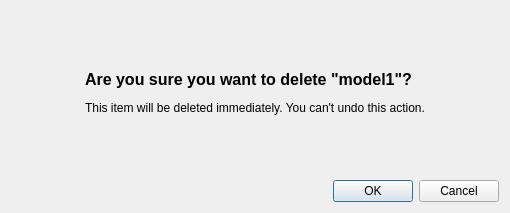
<?xml version="1.0" encoding="UTF-8"?>
<ui version="4.0">
 <class>RemoveModelDialog</class>
 <widget class="QDialog" name="RemoveModelDialog">
  <property name="geometry">
   <rect>
    <x>0</x>
    <y>0</y>
    <width>510</width>
    <height>213</height>
   </rect>
  </property>
  <property name="windowTitle">
   <string>Remove Model</string>
  </property>
  <layout class="QVBoxLayout" name="verticalLayout_2">
   <item>
    <layout class="QHBoxLayout" name="horizontalLayout">
     <item>
      <spacer name="horizontalSpacer_2">
       <property name="orientation">
        <enum>Qt::Horizontal</enum>
       </property>
       <property name="sizeHint" stdset="0">
        <size>
         <width>40</width>
         <height>20</height>
        </size>
       </property>
      </spacer>
     </item>
     <item>
      <layout class="QVBoxLayout" name="verticalLayout">
       <item>
        <spacer name="verticalSpacer_2">
         <property name="orientation">
          <enum>Qt::Vertical</enum>
         </property>
         <property name="sizeHint" stdset="0">
          <size>
           <width>20</width>
           <height>40</height>
          </size>
         </property>
        </spacer>
       </item>
       <item>
        <widget class="QLabel" name="label">
         <property name="focusPolicy">
          <enum>Qt::ClickFocus</enum>
         </property>
         <property name="text">
          <string>&lt;html&gt;&lt;head/&gt;&lt;body&gt;&lt;p&gt;&lt;span style=&quot; font-size:12pt; font-weight:600;&quot;&gt;Are you sure you want to delete &amp;quot;model1&amp;quot;?&lt;/span&gt;&lt;/p&gt;&lt;p&gt;This item will be deleted immediately. You can't undo this action.&lt;/p&gt;&lt;/body&gt;&lt;/html&gt;</string>
         </property>
         <property name="textFormat">
          <enum>Qt::RichText</enum>
         </property>
        </widget>
       </item>
       <item>
        <spacer name="verticalSpacer">
         <property name="orientation">
          <enum>Qt::Vertical</enum>
         </property>
         <property name="sizeHint" stdset="0">
          <size>
           <width>20</width>
           <height>40</height>
          </size>
         </property>
        </spacer>
       </item>
      </layout>
     </item>
     <item>
      <spacer name="horizontalSpacer">
       <property name="orientation">
        <enum>Qt::Horizontal</enum>
       </property>
       <property name="sizeHint" stdset="0">
        <size>
         <width>40</width>
         <height>20</height>
        </size>
       </property>
      </spacer>
     </item>
    </layout>
   </item>
   <item>
    <widget class="QDialogButtonBox" name="buttonBox">
     <property name="orientation">
      <enum>Qt::Horizontal</enum>
     </property>
     <property name="standardButtons">
      <set>QDialogButtonBox::Cancel|QDialogButtonBox::Ok</set>
     </property>
    </widget>
   </item>
  </layout>
 </widget>
 <resources/>
 <connections/>
</ui>
